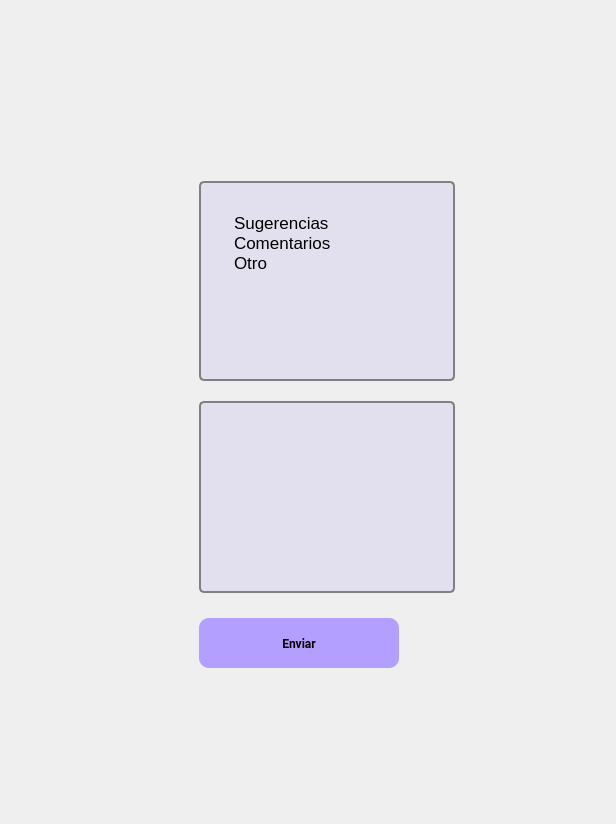
      <widget class="QWidget" name="support_page">
       <property name="styleSheet">
        <string notr="true">QPushButton {
	border-radius: 10px;
	border: none;
	background-color: rgb(179, 159, 255);
}

QPushButton:hover {
	background-color: rgb(199, 179, 255);  /* Más claro */
}

QPushButton:pressed {
	background-color: rgb(159, 139, 255);  /* Más oscuro */
}
</string>
       </property>
       <layout class="QGridLayout" name="gridLayout_28">
        <item row="0" column="0">
         <layout class="QGridLayout" name="gridLayout_27">
          <property name="leftMargin">
           <number>50</number>
          </property>
          <property name="topMargin">
           <number>50</number>
          </property>
          <property name="rightMargin">
           <number>50</number>
          </property>
          <property name="bottomMargin">
           <number>50</number>
          </property>
          <item row="0" column="0">
           <widget class="QPushButton" name="back_to_config_support">
            <property name="cursor">
             <cursorShape>PointingHandCursor</cursorShape>
            </property>
            <property name="styleSheet">
             <string notr="true">QPushButton {
	border: none;
	background: transparent;
}</string>
            </property>
            <property name="text">
             <string/>
            </property>
            <property name="icon">
             <iconset resource="recurses.qrc">
              <normaloff>:/icons/icons/icons8-back-100.png</normaloff>:/icons/icons/icons8-back-100.png</iconset>
            </property>
            <property name="iconSize">
             <size>
              <width>40</width>
              <height>40</height>
             </size>
            </property>
            <property name="checkable">
             <bool>true</bool>
            </property>
           </widget>
          </item>
          <item row="1" column="0">
           <spacer name="verticalSpacer_18">
            <property name="orientation">
             <enum>Qt::Vertical</enum>
            </property>
            <property name="sizeHint" stdset="0">
             <size>
              <width>20</width>
              <height>318</height>
             </size>
            </property>
           </spacer>
          </item>
          <item row="1" column="1">
           <layout class="QVBoxLayout" name="verticalLayout_10">
            <property name="spacing">
             <number>20</number>
            </property>
            <property name="leftMargin">
             <number>100</number>
            </property>
            <property name="topMargin">
             <number>100</number>
            </property>
            <property name="rightMargin">
             <number>100</number>
            </property>
            <property name="bottomMargin">
             <number>100</number>
            </property>
            <item>
             <widget class="QListWidget" name="list_apoyo">
              <property name="minimumSize">
               <size>
                <width>0</width>
                <height>200</height>
               </size>
              </property>
              <property name="maximumSize">
               <size>
                <width>16777215</width>
                <height>200</height>
               </size>
              </property>
              <property name="styleSheet">
               <string notr="true">background-color: rgb(226, 224, 239);
font-size: 17px;
padding: 30px;
border: 2px solid gray;
border-radius: 5px;</string>
              </property>
              <item>
               <property name="text">
                <string>Sugerencias</string>
               </property>
              </item>
              <item>
               <property name="text">
                <string>Comentarios</string>
               </property>
              </item>
              <item>
               <property name="text">
                <string>Otro</string>
               </property>
              </item>
             </widget>
            </item>
            <item>
             <widget class="QPlainTextEdit" name="plainTextEdit_support">
              <property name="styleSheet">
               <string notr="true">background-color: rgb(226, 224, 239);
font-size: 17px;
padding: 30px;
border: 2px solid gray;
border-radius: 5px;</string>
              </property>
             </widget>
            </item>
            <item>
             <widget class="QPushButton" name="enviar_buttton_apoyo">
              <property name="sizePolicy">
               <sizepolicy hsizetype="Preferred" vsizetype="Preferred">
                <horstretch>0</horstretch>
                <verstretch>0</verstretch>
               </sizepolicy>
              </property>
              <property name="minimumSize">
               <size>
                <width>200</width>
                <height>50</height>
               </size>
              </property>
              <property name="maximumSize">
               <size>
                <width>110</width>
                <height>40</height>
               </size>
              </property>
              <property name="font">
               <font>
                <family>Roboto</family>
                <bold>true</bold>
                <stylestrategy>PreferAntialias</stylestrategy>
               </font>
              </property>
              <property name="cursor">
               <cursorShape>PointingHandCursor</cursorShape>
              </property>
              <property name="styleSheet">
               <string notr="true"/>
              </property>
              <property name="text">
               <string>Enviar</string>
              </property>
              <property name="checkable">
               <bool>true</bool>
              </property>
             </widget>
            </item>
           </layout>
          </item>
         </layout>
        </item>
       </layout>
      </widget>
